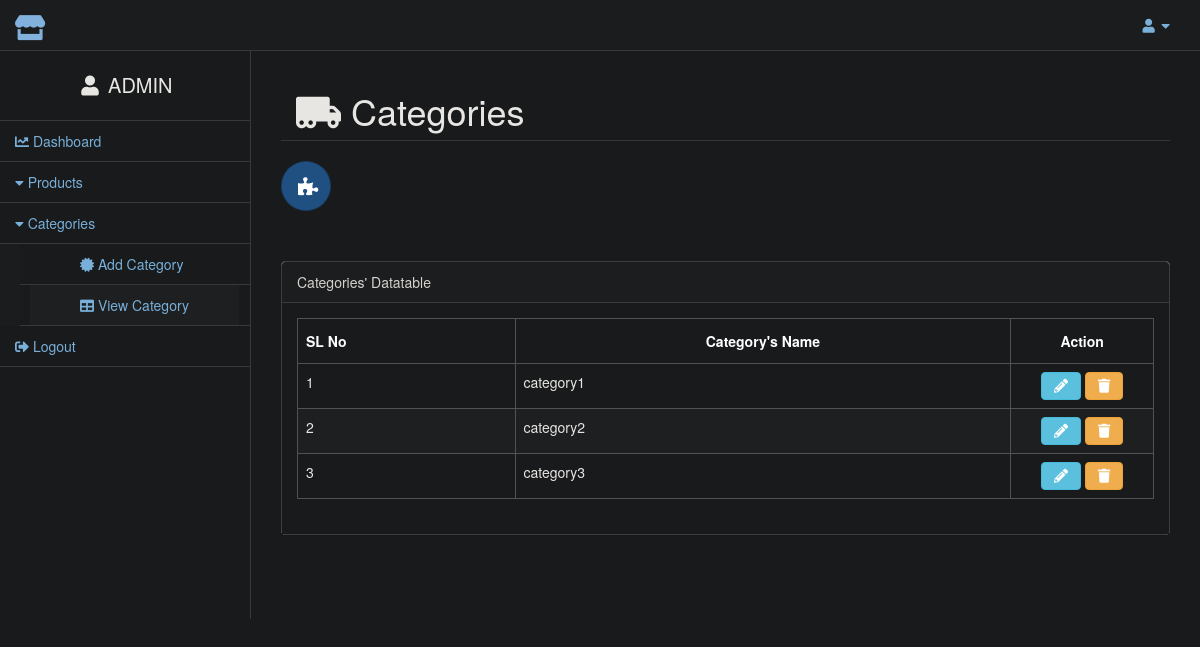
The app's page /datatable_categories.php (signed in) with its own data.
### tables this page shows
CREATE TABLE `category` (
  `id` int(11) NOT NULL,
  `category` tinytext NOT NULL
);

### datatable_categories.php (the view, shortened to what this page needs)
<?php
require 'db_connect.php';
?>
<!DOCTYPE html>
<html lang="en">
<head>
    <?php include 'head.php';
    ?>
</head>
<body>
<div id="wrapper">
    <?php include 'navbar.php';?>
    <div id="page-wrapper">
        <div class="row">
            <div class="col-lg-12">
                <h1 class="page-header col-lg-12"><i class="fas fa-truck-moving"></i> Categories</h1>
            </div>
        </div>
        <div style="margin-bottom: 50px;">
            <button type="button" class="btn btn-circle btn-bitbucket btn-lg" data-toggle="modal" data-target="#add_category_modal"><i class="fas fa-puzzle-piece"></i></button>
        </div>
        <div class="row">
            <div class="col-lg-12">
                <div class="panel panel-default">
                    <div class="panel-heading">
                        Categories' Datatable
                    </div>
                    <div class="panel-body">
                        <div class="dataTable_wrapper">
                            <form action="<?php echo htmlspecialchars($_SERVER["PHP_SELF"]); ?>" method="post">
                                <table width="100%" class="table table-striped table-bordered table-hover" id="inventory_datatable">
                                    <thead>
                                    <tr>
                                        <th>SL No</th>
                                        <th style="text-align: center">Category's Name</th>
                                        <th style="text-align: center">Action</th>
                                    </tr>
                                    </thead>
                                    <tbody>
                                    <?php
                                    $i=1;
                                    $select_query = "SELECT * FROM `category`";
                                    if($result = mysqli_query($link,$select_query)){
                                        if(mysqli_num_rows($result) > 0){
                                            while($row = mysqli_fetch_array($result)) {
                                                ?>
                                                <tr>
                                                    <td><?php echo $i; $i++;?></td>
                                                    <td><?php echo $row['category'];?></td>
                                                    <td class="col-sm-2" style="text-align: center">
                                                        <a href="update_category.php?id=<?php echo $row['id'];?>" type="button" class="btn btn-info fas fa-pencil-alt" name="update"></a>
                                                        <a href="detele_category.php?id=<?php echo $row['id'];?>" type="button" class="btn btn-warning fas fa-trash" name="delete" onclick="return confirm('Are you sure you want to delete?')"></a>
                                                    </td>
                                                </tr>
                                                <?php
                                            }
                                        } else{
                                            echo "No records matching your query were found.";
                                        }
                                    } else{
                                        echo "ERROR: Could not able to execute $select_query. " . mysqli_error($link);
                                    }
                                    ?>
                                    </tbody>
                                </table>
                            </form>
                        </div>
                    </div>
                </div>
            </div>
        </div>
    </div>
</div>
<?php include 'footer_js.php';?>
</body>
</html>

### records on screen
category: category "category1"
category: category "category2"
category: category "category3"

### other values on screen
$_SESSION['username'] "ADMIN"
